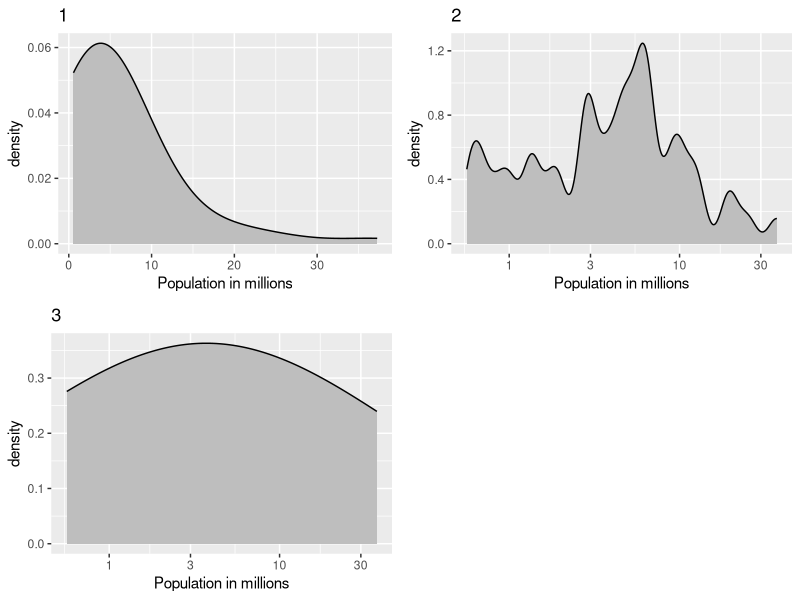
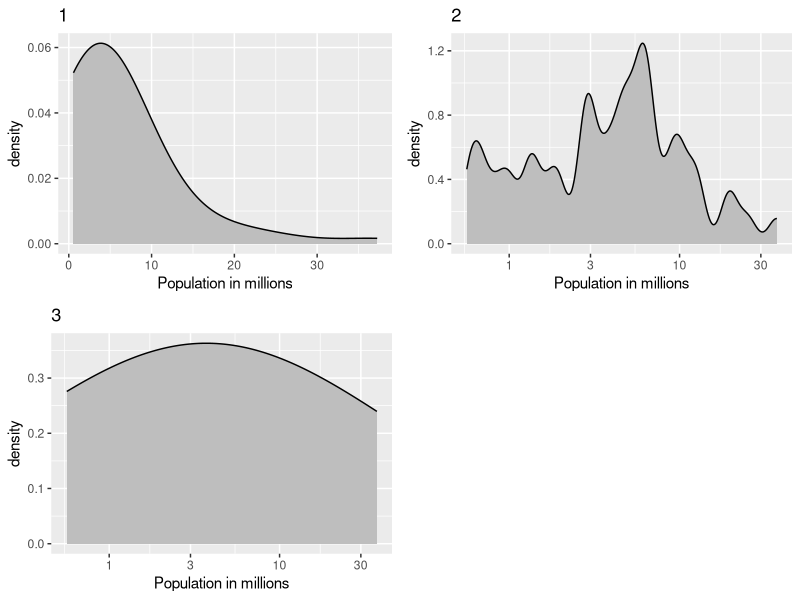

The R source for these figures, in order:
library(dplyr)
library(ggplot2)
library(gridExtra)
library(dslabs)
data(murders)
p1 <- murders %>% ggplot(aes(x=population/10^6)) + geom_density(fill = "grey", bw = 5) + xlab("Population in millions") + ggtitle("1")
p2 <- murders %>% ggplot(aes(x=population/10^6)) + geom_density(fill = "grey", bw = .05) + scale_x_log10() + xlab("Population in millions") + ggtitle("2")
p3 <- murders %>% ggplot(aes(x=population/10^6)) + geom_density(fill = "grey", bw = 1) + scale_x_log10() + xlab("Population in millions") + ggtitle("3")
grid.arrange(p1,p2,p3,ncol=2)

library(dplyr)
library(ggplot2)
library(gridExtra)
library(dslabs)
data(murders)
p1 <- murders %>% ggplot(aes(x=population/10^6)) + geom_density(fill = "grey", bw = 5) + xlab("Population in millions") + ggtitle("1")
p2 <- murders %>% ggplot(aes(x=population/10^6)) + geom_density(fill = "grey", bw = .05) + scale_x_log10() + xlab("Population in millions") + ggtitle("2")
p3 <- murders %>% ggplot(aes(x=population/10^6)) + geom_density(fill = "grey", bw = 1) + scale_x_log10() + xlab("Population in millions") + ggtitle("3")
grid.arrange(p1,p2,p3,ncol=2)
